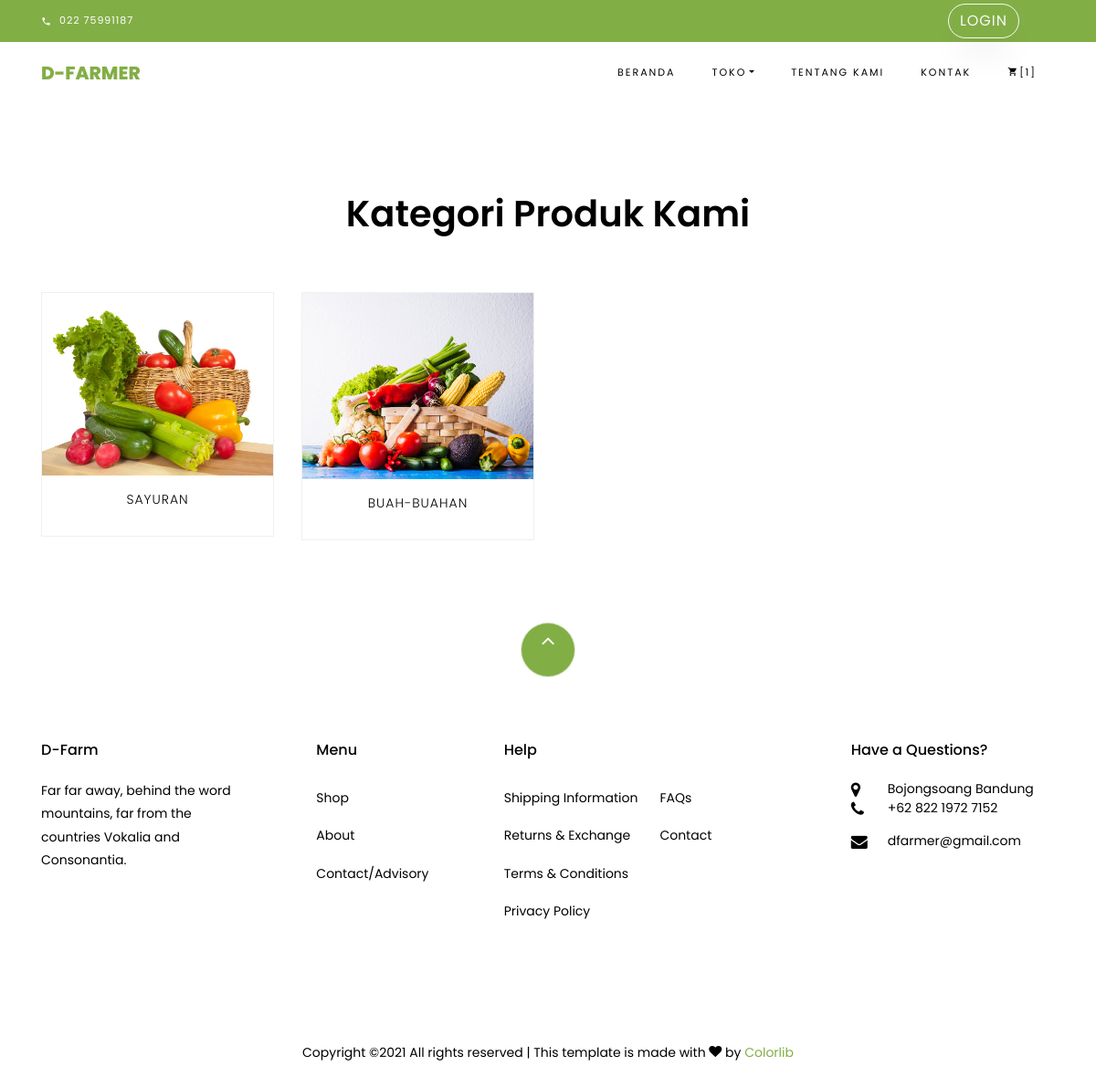
The page /index.php/shop/Category on the database its author committed.
### tables this page shows
CREATE TABLE `kategori` (
  `id_kategori` int(11) NOT NULL,
  `kategori` varchar(255) NOT NULL,
  `gambar_kategori` varchar(255) NOT NULL
);

### application/controllers/Shop.php (called while the page is built, shortened)
<?php
class Shop extends CI_Controller {
	function __construct(){
		$this->load->model('M_All');
	}
	public function Category()
	{
		$data['category'] = $this->M_All->get('kategori')->result();
		$this->load->view('template/header');
		$this->load->view('shop/category', $data);
		$this->load->view('template/footer');
	}
}

### index.php (called while the page is built, shortened)
<?php
require_once BASEPATH.'core/CodeIgniter.php';

### application/models/M_All.php (called while the page is built, shortened)
<?php
class M_All extends CI_Model{
    public function get($table)
    {
        return $this->db->get($table);
    }
}

### application/views/shop/category.php (the view, shortened to what this page needs)
<section class="ftco-section">
    <div class="container">
            <div class="row justify-content-center mb-3 pb-3">
      <div class="col-md-12 heading-section text-center ftco-animate">
        <h2 class="mb-4">Kategori Produk Kami</h2>
      </div>
    </div>
    </div>
    <div class="container">
        <div class="row">
            <?php foreach ($category as $b) {
                ?>
            <div class="col-md-6 col-lg-3 ftco-animate">
                <div class="product">
                    <a href="<?= base_url()?>index.php/shop/isiKategori/<?= $b->id_kategori?>" class="img-prod"><img class="img-fluid" src="<?= base_url('assets/images/').$b->gambar_kategori; ?>" alt="Colorlib Template">
                    </a>
                    <div class="text py-3 pb-4 px-3 text-center">
                        <h3><a href="<?= base_url()?>index.php/shop/isiKategori/<?= $b->id_kategori?>"><?= $b->kategori;?></a></h3>
                    </div>
                </div>
            </div>
            <?php
        } ?>
        </div>
    </div>
</section>

### rows shown on the page
kategori: gambar_kategori (picture), kategori "SAYURAN"
kategori: gambar_kategori (picture), kategori "BUAH-BUAHAN"

### other values the page prints
$this->M_All->count('cart') "1"
